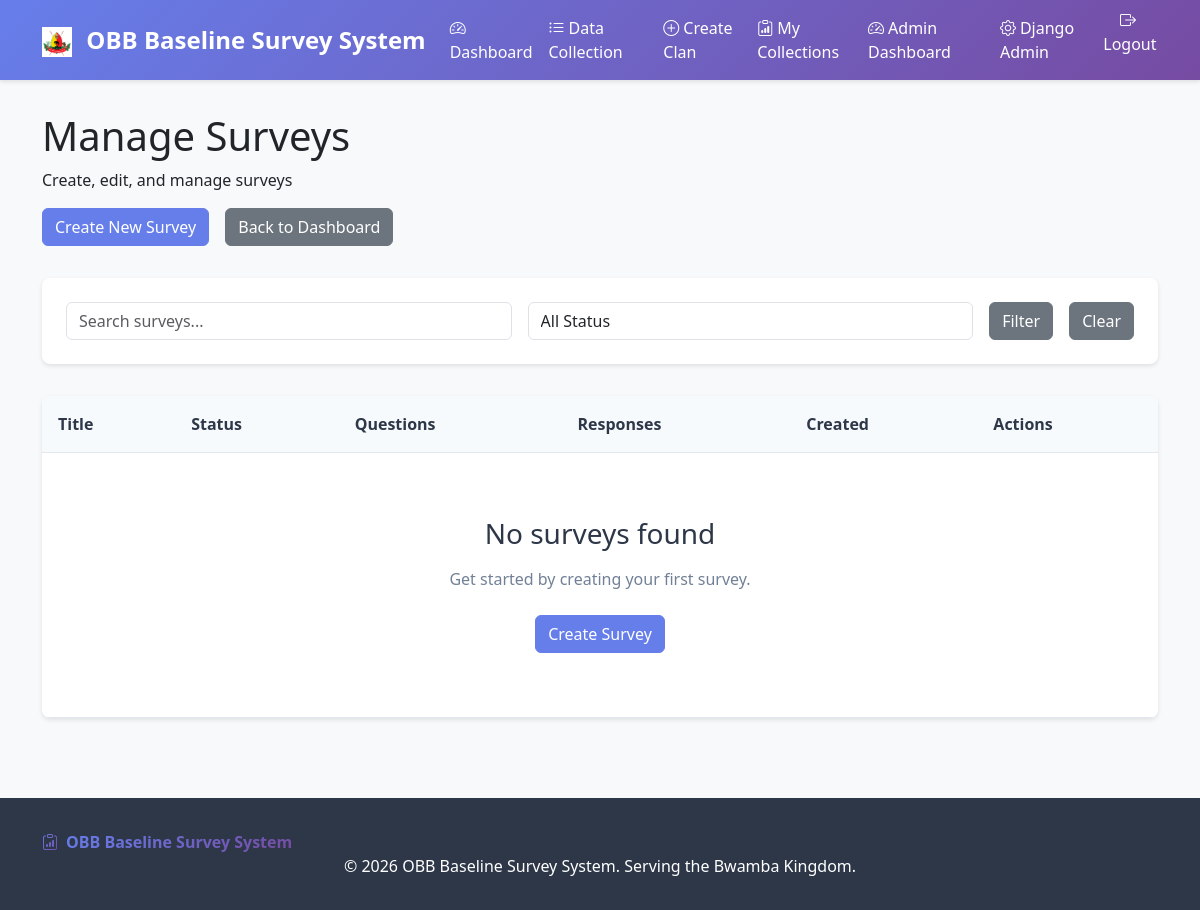
The app's page /admin-dashboard/surveys/ (signed in), older data.
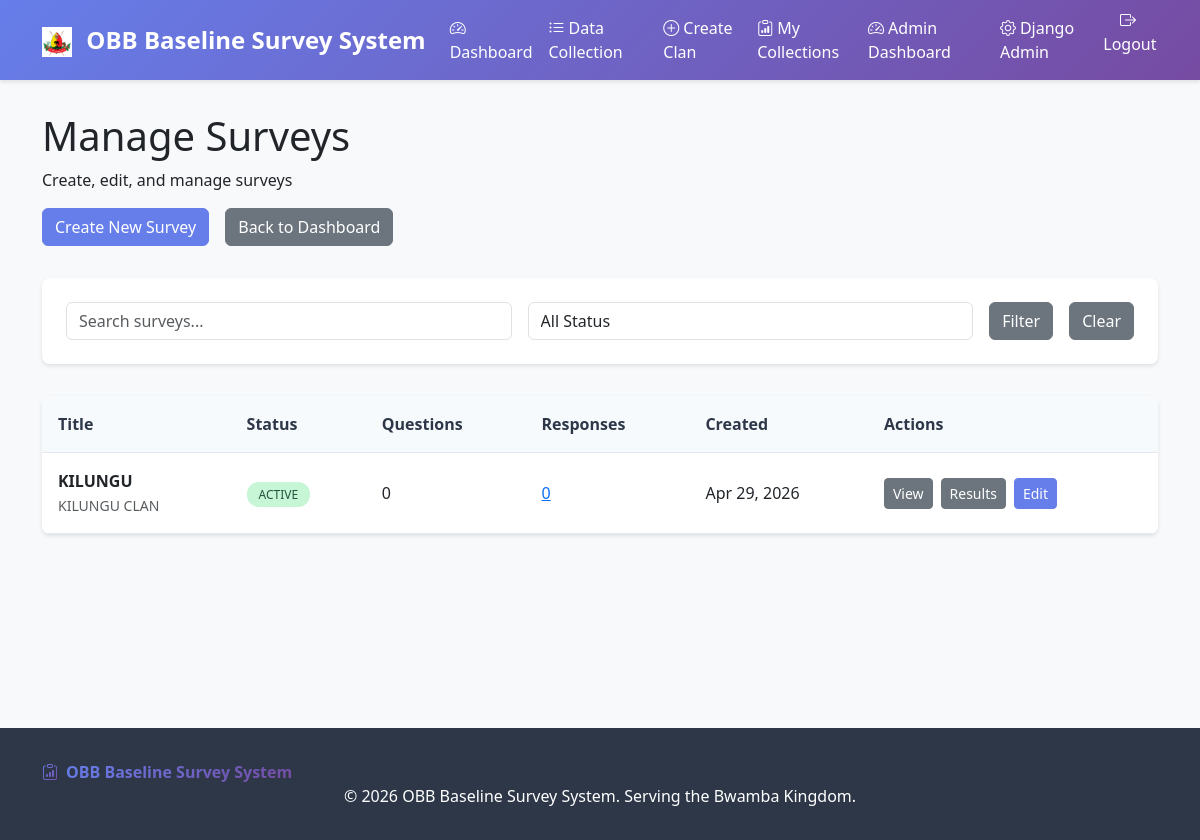
The same page, newer data.
### surveys/models.py (models this page shows, shortened)
class Survey(models.Model):
    title = models.CharField(max_length=200)
    description = models.TextField(blank=True)
    created_at = models.DateTimeField(default=timezone.now)
    updated_at = models.DateTimeField(auto_now=True)
    is_active = models.BooleanField(default=True)
    allow_anonymous = models.BooleanField(default=True)
    created_by = models.ForeignKey(User, on_delete=models.CASCADE, related_name='surveys_created', null=True, blank=True)
    is_clan = models.BooleanField(default=False, help_text="Mark this survey as a clan for the Bwamba Kingdom")
    class Meta:
        ordering = ['-created_at']

### surveys/views.py (the view)
# urls.py: path('surveys/', views.admin_surveys, name='surveys'),
@login_required
@user_passes_test(is_admin)
def admin_surveys(request):
    surveys = Survey.objects.all().order_by('-created_at')
    search = request.GET.get('search', '')
    if search:
        surveys = surveys.filter(
            Q(title__icontains=search) |
            Q(description__icontains=search)
        )
    status = request.GET.get('status', '')
    if status == 'active':
        surveys = surveys.filter(is_active=True)
    elif status == 'inactive':
        surveys = surveys.filter(is_active=False)
    paginator = Paginator(surveys, 20)
    page_number = request.GET.get('page')
    page_obj = paginator.get_page(page_number)
    return render(request, 'surveys/admin/surveys.html', {
        'page_obj': page_obj,
        'search': search,
        'status': status,
    })

### surveys/views.py (called while the page is built)
def is_admin(user):
    return user.is_staff

### surveys/templates/surveys/admin/surveys.html (shortened to what this page needs)
{% extends "surveys/base.html" %}
{% block content %}
<div class="dashboard-header">
    <h1>Manage Surveys</h1>
    <p>Create, edit, and manage surveys</p>
</div>
<div class="admin-actions">
    <a href="/admin/surveys/survey/add/" class="btn btn-primary">Create New Survey</a>
    <a href="{% url 'admin_dash:dashboard' %}" class="btn btn-secondary">Back to Dashboard</a>
</div>
<div class="filters-section">
    <form method="get" class="filter-form">
        <div class="filter-group">
            <input type="text" name="search" placeholder="Search surveys..." value="{{ search }}" class="form-control">
        </div>
        <div class="filter-group">
            <select name="status" class="form-control">
                <option value="">All Status</option>
            </select>
        </div>
        <button type="submit" class="btn btn-secondary">Filter</button>
        <a href="?" class="btn btn-secondary">Clear</a>
    </form>
</div>
<div class="surveys-table-container">
    <table class="admin-table">
        <thead>
            <tr>
                <th>Title</th>
                <th>Status</th>
                <th>Questions</th>
                <th>Responses</th>
                <th>Created</th>
                <th>Actions</th>
            </tr>
        </thead>
        <tbody>
            {% for survey in page_obj %}
                <tr>
                    <td>
                        <strong>{{ survey.title }}</strong>
                        {% if survey.description %}
                            <br><small class="text-muted">{{ survey.description|truncatewords:15 }}</small>
                        {% endif %}
                    </td>
                    <td>
                        {% if survey.is_active %}
                            <span class="status-badge status-active">Active</span>
                        {% else %}
                            <span class="status-badge status-inactive">Inactive</span>
                        {% endif %}
                    </td>
                    <td>{{ survey.questions.count }}</td>
                    <td>
                        <a href="{% url 'admin_dash:responses' %}?survey={{ survey.id }}">{{ survey.responses.count }}</a>
                    </td>
                    <td>{{ survey.created_at|date:"M d, Y" }}</td>
                    <td>
                        <div class="action-buttons">
                            <a href="{% url 'surveys:survey_detail' survey.id %}" class="btn btn-sm btn-secondary">View</a>
                            <a href="{% url 'surveys:survey_results' survey.id %}" class="btn btn-sm btn-secondary">Results</a>
                            <a href="/admin/surveys/survey/{{ survey.id }}/change/" class="btn btn-sm btn-primary">Edit</a>
                        </div>
                    </td>
                </tr>
            {% empty %}
                <tr>
                    <td colspan="6" class="text-center">
                        <div class="empty-state">
                            <h3>No surveys found</h3>
                            <p>Get started by creating your first survey.</p>
                            <a href="/admin/surveys/survey/add/" class="btn btn-primary">Create Survey</a>
                        </div>
                    </td>
                </tr>
            {% endfor %}
        </tbody>
    </table>
</div>
{% endblock %}

Row changes from the older to the newer data that the page shows:
added Survey: title "KILUNGU", description "KILUNGU CLAN", is_active "ACTIVE", questions.count "0", responses.count "0", created_at "Apr 29, 2026"
Text that changed along with them:
text no longer shown: "No surveys found Get started by creating your first survey. Create Survey"
